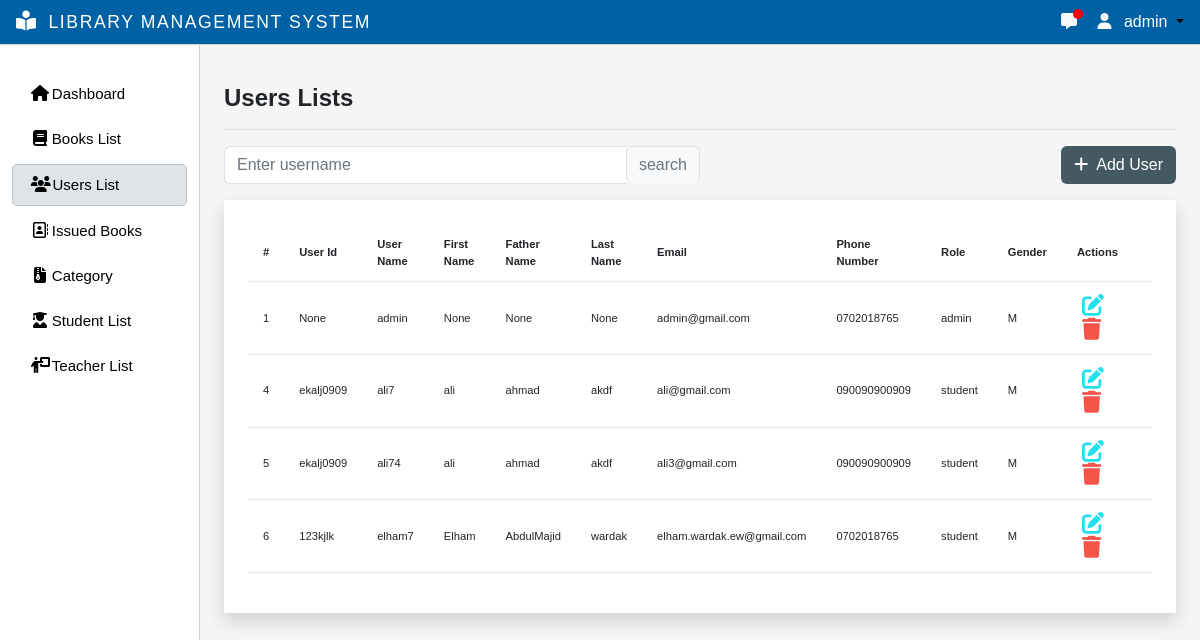
Screenshot of /users-management/ (signed in) with the database file from the repository.
### myapp/models.py (models this page shows)
class CustomUser(AbstractUser):
    email = models.EmailField(max_length=255, unique=True)
    username = models.CharField(max_length=50, unique=True)
    first_name = models.CharField(null=True, blank=True, max_length=100)
    father_name= models.CharField(null=True, blank=True, max_length=100)
    last_name = models.CharField(null=True, blank=True, max_length=100)
    phone_number = models.CharField(max_length=16)
    user_id = models.CharField(max_length=50,null=True,blank=True)
    group = models.ForeignKey(Group, on_delete=models.CASCADE, default=2)
    gender = models.CharField(max_length=1,null=True,blank=True)
    USERNAME_FIELD = 'email'
    EMAIL_FIELD = 'email'
    REQUIRED_FIELDS = []
    objects = CutomUserManager()

### myapp/decorators.py (the view)
        def wrapper_func(request, *args, **kwargs):
            group = None
            if request.user.group:
                group = request.user.group.name
            if group in allowed_roles:
                return view_func(request, *args, **kwargs)
            else:
                return HttpResponse('Your are not authorized to view this page!')

### myapp/utils.py (called while the page is built)
def searchuser(request):
    search_user = ''
    if request.GET.get('search_user'):
        search_user = request.GET.get('search_user')
    user = CustomUser.objects.filter(Q(username__icontains=search_user) |
                                Q(id__icontains=search_user)
                                )
    return user, search_user

def paginateUsers(request, users, results):
    page = request.GET.get('page')
    paginator = Paginator(users, results)
    try:
        user = paginator.page(page)
    except PageNotAnInteger:
        page = 1
        user = paginator.page(page)
    except EmptyPage:
        page = paginator.num_pages
        user = paginator.page(page)
    leftIndex = (int(page) - 4)
    if leftIndex < 1:
        leftIndex = 1
    rightIndex = (int(page) + 5)
    if rightIndex > paginator.num_pages:
        rightIndex = paginator.num_pages + 1
    custom_range = range(leftIndex, rightIndex)
    return custom_range, user

### myapp/views.py (called while the page is built)
@login_required(login_url='login-page')
@allowed_users(allowed_roles=['admin'])
def user_list(request):
    users, search_user = searchuser(request)
    custom_range,  users = paginateUsers(request, users, 6)
    context = {'users': users,'search_user':search_user,'custom_range':custom_range}
    return render(request, 'users_list.html', context)

### myapp/templates/users_list.html (shortened to what this page needs)
{% extends 'main.html' %}
{% block title %}Users Lists{% endblock title %}
{% block content %}
<div  class="search-customization">
	<div class="mb-3 w-50">
	  <form id="searchForm" action="{% url 'users-management' %}" method="GET">
		<div class="input-group">
		  <input
			class="form-control border-end-0 border"
			type="search"
			placeholder="Enter username"
			id="example-search-input"
			name="search_user"
			value="{{search_user}}"
		  />
		  <span class="input-group-append">
			<input
			  class="btn btn-outline-secondary bg-light border-bottom-0 border ms-n5"
			  type="submit"
			  value="search"
			/>
		  </span>
		</div>
	  </form>
	</div>
  <div class="mb-3">
		<a href="{% url 'add-user' %}" class="btn" style="background-color: #455963; color: #fff;"><i class="fa-sharp fa-solid fa-plus me-2"></i>Add User</a>
	</div>
</div>
<div class="p-4 shadow bg-white">
    <table class="table table-hover table-font-size">
        <thead>
            <tr>
                <th scope="col">#</th>
                <th scope="col">User Id</th>
                <th scope="col">User Name</th>
                <th scope="col">First Name</th>
                <th scope="col">Father Name</th>
                <th scope="col">Last Name</th>
                <th scope="col">Email</th>
                <th scope="col">Phone Number</th>
                <th scope="col">Role</th>
                <th scope="col">Gender</th>
                <th>Actions</th>
            </tr>
        </thead>
        <tbody>
            {% for user in users %}
                <tr>
                    <td>{{user.id}}</td>
                    <td>{{user.user_id}}</td>
                    <td>{{user.username}}</td>
                    <td>{{user.first_name}}</td>
                    <td>{{user.father_name}}</td>
                    <td>{{user.last_name}}</td>
                    <td>{{user.email}}</td>
                    <td>{{user.phone_number}}</td>
                    <td>{{user.group}}</td>
                    <td>{{user.gender}}</td>
                    <td>
                        <a href="{% url 'update-user' user.id %}" class="edit" data-toggle="modal"><i class="fa-solid fa-pen-to-square"></i></a>
                        <a href="{% url 'delete-user' user.id %}" onclick="return confirm('Do you really want to delete this user?') ;" class="delete" id="deleteBttn" data-toggle="modal"><i class="fa-solid fa-trash"></i></a>
                    </td>
                </tr>
            {% endfor %}
        </tbody>
    </table>
</div>
<br>
{% endblock %}

### templates/navbar.html (shortened to what this page needs)
{% load static %}
{% load custom_tags %}
if {% if request.resolver_match.url_name == 'index' %}
<nav class="navbar navbar-expand-lg backgroundcolor fixed-top bg-light">
  <div class="container">
    <a href="{% url 'index' %}"><img src="{% static 'images/en.png' %}" class="w-48" alt=""></a>
    <button class="navbar-toggler" type="button" data-bs-toggle="collapse" data-bs-target="#navbarNav" aria-controls="navbarNav" aria-expanded="false" aria-label="Toggle navigation">
        <span class="navbar-toggler-icon"></span>
      </button>
      <div class="collapse navbar-collapse" id="navbarNav">
        <ul class="navbar-nav ms-auto">
          <li class="nav-item">
            <a class="nav-link fw-bolder " aria-current="page" href="{% url 'index' %}">Home</a>
          </li>
          <li class="nav-item">
            <div class="collapse navbar-collapse show" id="navbarNavDarkDropdown">
              <ul class="navbar-nav">
                <li class="nav-item dropdown ">
                  <a class="nav-link dropdown-toggle fw-bolder" href="{% url 'index' %}" id="navbarDarkDropdownMenuLink" role="button" data-bs-toggle="dropdown" aria-expanded="false">
                    Categories
                  </a>
                  <ul class="dropdown-menu dropdown-menu-light" aria-labelledby="navbarDarkDropdownMenuLink">
                    <li class="nav-item">
                      {% get_categories %}
                      <!-- {% for g in get_categories %}
                      {{g}}
                      {% endfor %} -->
                    </li>
                  </ul>
                </li>
              </ul>
            </div>
          </li>
          <li class="nav-item">
            <div class="collapse navbar-collapse show" id="navbarNavDarkDropdown">
              <ul class="navbar-nav">
                <li class="nav-item dropdown ">
                  <a class="nav-link dropdown-toggle fw-bolder" href="{% url 'index' %}" id="navbarDarkDropdownMenuLink" role="button" data-bs-toggle="dropdown" aria-expanded="false">
                    Links
                  </a>
                  <ul class="dropdown-menu dropdown-menu-light" aria-labelledby="navbarDarkDropdownMenuLink">
                    <li class="nav-item">
                      <a href="https://sppl.org" class="dropdown-item">Saint Paul Public Library</a>
                      <a href="https://cphlibrary.org/" class="dropdown-item">Clifton Park Halfmoon Library</a>
                      <a href="https://aadl.org/" class="dropdown-item">Ann Arbor District Library</a>
                      <a href="https://www.nypl.org/" class="dropdown-item">New York Public Library</a>
                      <a href="https://www.brooklinelibrary.org/" class="dropdown-item">Brookline Public Library</a>
                    </li>
                  </ul>
                </li>
              </ul>
            </div>
          </li>
          <li class="nav-item">
            <a class="nav-link fw-bolder" href="{% url 'contact-us' %}">Contact us</a>
          </li>
        </ul>
      </div>
    </div>
  </nav>
  {% else %}
<nav class="navbar navbar-expand-lg backgroundcolor fixed-top px-3 py-1 justify-content-between">
  <a class="navbar-brand" href="{% url 'admin-page' %}">
    <i class="fa-solid fa-book-open-reader navbar-icon "></i>
    <span class="ms-2 text-white">LIBRARY MANAGEMENT SYSTEM</span>
  </a>
  <div class="dropdown">
    {% if request.user.username %}
      {% if request.user.is_staff %}
      <a href="{% url 'message' %}">
          <i class="fa-solid fa-message me-3 text-light"></i>
          <span class="message-count"></span>
        </a>
      {% endif %}
        <a class="dropdown-toggle user-menu-item" data-bs-toggle="dropdown" aria-expanded="false">
          <i class="fa-solid fa-user me-2 text-white"></i>
            <span class="text-white">{{request.user.username}}</span>
        </a>
    {% endif %}
  </div>
</nav>
  {% endif %}

### static/css/main.css (style rules this page uses)
body { color: #566787; background: #f5f5f5; font-family: 'Varela Round', sans-serif; }
table.table tr th, table.table tr td { border-color: #e9e9e9; padding: 12px 15px; vertical-align: middle; }
table.table tr th:last-child { width: 100px; }
table.table td:last-child i { opacity: 0.9; font-size: 22px; margin: 0 5px; }
table.table td a { font-weight: bold; color: #566787; display: inline-block; text-decoration: none; outline: none !important; }
table.table td a.edit { color: #FFC107; }
table.table td a.delete { color: #F44336; }
table.table td i { font-size: 19px; }
.text-white { color:#fff !important; }
body { overflow-y:scroll; }
.navbar-icon { margin-top: -9px !important; font-size: 20px !important; }

### static/css/style.css (style rules this page uses)
* { margin: 0; padding: 0; box-sizing: border-box; }
:root { --offconvas-width: 270px; --topNavbarHeight: 56px; }
.navbar-icon { color: white; }
.backgroundcolor { background-color: rgba(0,98, 165, 1); border-bottom:1px solid #d6d1d1; }
@media screen and (min-width: 1200px) { .ms-2 { font-size: 1.1rem !important; letter-spacing: 0.1rem; } }
@media (min-width : 920px) { .navbar-brand { font-size: 0.9rem !important; } }
@media (min-width : 390px) { .navbar-brand { font-size: 1rem !important ; } }
.user-menu-item { color:#000000; text-decoration:none; cursor: pointer; }
.search-customization { display: flex; justify-content: space-between; }
.edit { color: rgb(9, 221, 236) !important; }
.table-font-size { font-size: 0.7rem !important; }
.message-count { position: absolute; left: 12px; top: -1px; width: 10px; height: 10px; border-radius: 50%; background-color: red; }

### rows the page displays
CustomUser: user.username "admin", id "1", user_id "None", username "admin", first_name "None", father_name "None", last_name "None", email "admin@gmail.com", phone_number "0702018765", group "admin", gender "M"
CustomUser: id "4", user_id "ekalj0909", username "ali7", first_name "ali", father_name "ahmad", last_name "akdf", email "ali@gmail.com", phone_number "090090900909", group "student", gender "M"
CustomUser: id "5", user_id "ekalj0909", username "ali74", first_name "ali", father_name "ahmad", last_name "akdf", email "ali3@gmail.com", phone_number "090090900909", group "student", gender "M"
CustomUser: id "6", user_id "123kjlk", username "elham7", first_name "Elham", father_name "AbdulMajid", last_name "wardak", email "elham.wardak.ew@gmail.com", phone_number "0702018765", group "student", gender "M"
